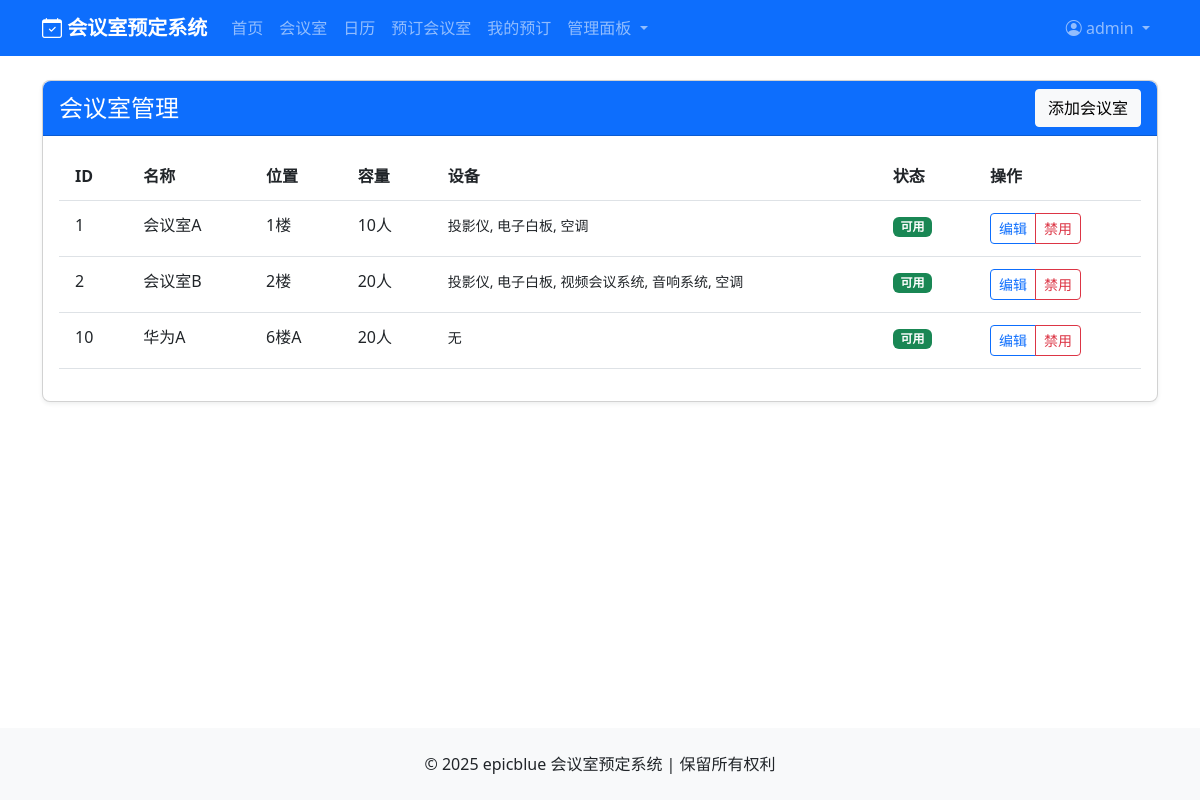
/admin/rooms (signed in), run on the app's committed database.
### main.py (models this page shows, shortened)
class User(UserMixin, db.Model):
    id = db.Column(db.Integer, primary_key=True)
    username = db.Column(db.String(50), unique=True, nullable=False)
    email = db.Column(db.String(100), unique=True, nullable=False)
    password_hash = db.Column(db.String(128))
    department = db.Column(db.String(100))
    phone = db.Column(db.String(20))
    role_id = db.Column(db.Integer, db.ForeignKey('role.id'), nullable=False)
    reservations = db.relationship('Reservation', backref='user', lazy=True)
    uploaded_documents = db.relationship('ReservationDocument', back_populates='uploader', lazy=True, foreign_keys='ReservationDocument.uploaded_by')
    def is_admin(self):
        return self.role.name == 'admin'

class Room(db.Model):
    id = db.Column(db.Integer, primary_key=True)
    name = db.Column(db.String(50), nullable=False)
    location = db.Column(db.String(100), nullable=False)
    capacity = db.Column(db.Integer, nullable=False)
    description = db.Column(db.Text)
    is_active = db.Column(db.Boolean, default=True)
    reservations = db.relationship('Reservation', backref='room', lazy=True)
    equipments = db.relationship('RoomEquipment', backref='room', lazy=True)
    def get_equipment_list(self):
        return [re.equipment for re in self.equipments]

### main.py (the view)
@app.route('/admin/rooms')
@login_required
@admin_required
def admin_rooms():
    rooms = Room.query.all()
    return render_template('admin/rooms.html', rooms=rooms)

### main.py (called while the page is built)
@login_manager.user_loader
def load_user(user_id):
    return User.query.get(int(user_id))

def admin_required(f):
    @wraps(f)
    def decorated_function(*args, **kwargs):
        if not current_user.is_authenticated or not current_user.is_admin():
            flash('需要管理员权限', 'danger')
            return redirect(url_for('home'))
        return f(*args, **kwargs)
    return decorated_function

### templates/admin/rooms.html (shortened to what this page needs)
{% extends 'base.html' %}
{% block content %}
<div class="card shadow-sm">
    <div class="card-header bg-primary text-white d-flex justify-content-between align-items-center">
        <h4 class="mb-0">会议室管理</h4>
        <a href="{{ url_for('new_room') }}" class="btn btn-light">添加会议室</a>
    </div>
    <div class="card-body">
        <div class="table-responsive">
            <table class="table table-hover">
                <thead>
                    <tr>
                        <th>ID</th>
                        <th>名称</th>
                        <th>位置</th>
                        <th>容量</th>
                        <th>设备</th>
                        <th>状态</th>
                        <th>操作</th>
                    </tr>
                </thead>
                <tbody>
                    {% for room in rooms %}
                    <tr>
                        <td>{{ room.id }}</td>
                        <td>{{ room.name }}</td>
                        <td>{{ room.location }}</td>
                        <td>{{ room.capacity }}人</td>
                        <td>
                            <small>
                                {% set equipment_names = room.get_equipment_list()|map(attribute='name')|join(', ') %}
                                {{ equipment_names or '无' }}
                            </small>
                        </td>
                        <td>
                            {% if room.is_active %}
                            <span class="badge bg-success">可用</span>
                            {% else %}
                            <span class="badge bg-danger">禁用</span>
                            {% endif %}
                        </td>
                        <td>
                            <div class="btn-group btn-group-sm">
                                <a href="{{ url_for('edit_room', id=room.id) }}" class="btn btn-outline-primary">编辑</a>
                                <button type="button" class="btn btn-outline-{{ 'danger' if room.is_active else 'success' }}" data-bs-toggle="modal" data-bs-target="#toggleModal{{ room.id }}">
                                    {{ '禁用' if room.is_active else '启用' }}
                                </button>
                            </div>
                        </td>
                    </tr>
                    {% endfor %}
                </tbody>
            </table>
        </div>
    </div>
</div>
{% endblock %}

### templates/base.html (shortened to what this page needs)
<!DOCTYPE html>
<html lang="zh-CN">
<head>
    <link href="{{ url_for('static', filename='css/bootstrap.min.css') }}" rel="stylesheet">
    <link rel="stylesheet" href="{{ url_for('static', filename='css/bootstrap-icons.css') }}">
    <link href="{{ url_for('static', filename='css/fullcalendar.min.css') }}" rel="stylesheet">
    <link rel="stylesheet" href="{{ url_for('static', filename='css/style.css') }}">
</head>
<body>
    <nav class="navbar navbar-expand-lg navbar-dark bg-primary">
        <div class="container">
            <a class="navbar-brand" href="{{ url_for('home') }}">
                <i class="bi bi-calendar-check"></i> 会议室预定系统
            </a>
            <div class="collapse navbar-collapse" id="navbarNav">
                <ul class="navbar-nav me-auto">
                    <li class="nav-item">
                        <a class="nav-link" href="{{ url_for('home') }}">首页</a>
                    </li>
                    <li class="nav-item">
                        <a class="nav-link" href="{{ url_for('room_list') }}">会议室</a>
                    </li>
                    <li class="nav-item">
                        <a class="nav-link" href="{{ url_for('calendar_view') }}">日历</a>
                    </li>
                    {% if current_user.is_authenticated %}
                    <li class="nav-item">
                        <a class="nav-link" href="{{ url_for('reserve') }}">预订会议室</a>
                    </li>
                    <li class="nav-item">
                        <a class="nav-link" href="{{ url_for('my_reservations') }}">我的预订</a>
                    </li>
                    {% if current_user.is_admin() %}
                    <li class="nav-item dropdown">
                        <a class="nav-link dropdown-toggle" href="#" role="button" data-bs-toggle="dropdown">
                            管理面板
                        </a>
                    </li>
                    {% endif %}
                    {% endif %}
                </ul>
                <ul class="navbar-nav">
                    {% if current_user.is_authenticated %}
                    <li class="nav-item dropdown">
                        <a class="nav-link dropdown-toggle" href="#" role="button" data-bs-toggle="dropdown">
                            <i class="bi bi-person-circle"></i> {{ current_user.username }}
                        </a>
                    </li>
                    {% endif %}
                </ul>
            </div>
        </div>
    </nav>
    <div class="container mt-4 mb-5">
        {% block content %}{% endblock %}
    </div>
    <footer class="bg-light py-4 mt-auto">
        <div class="container text-center">
            <p class="mb-0">© 2025 epicblue 会议室预定系统 | 保留所有权利</p>
        </div>
    </footer>
</body>
</html>

### static/css/style.css (style rules this page uses)
body { display: flex; flex-direction: column; min-height: 100vh; }
.container { flex: 1; }
.navbar-brand { font-weight: bold; }
.card { border-radius: 0.5rem; box-shadow: 0 0.125rem 0.25rem rgba(0, 0, 0, 0.075); margin-bottom: 1.5rem; }
.card-header { border-top-left-radius: 0.5rem !important; border-top-right-radius: 0.5rem !important; }
.table > :not(caption) > * > * { padding: 0.75rem 1rem; }
.btn { border-radius: 0.25rem; }

### data on the page
User: username "admin"
Room: id "1", name "会议室A", location "1楼", capacity "10", equipment_names "投影仪, 电子白板, 空调", shows "可用", is_active "禁用"
Room: id "2", name "会议室B", location "2楼", capacity "20", equipment_names "投影仪, 电子白板, 视频会议系统, 音响系统, 空调", shows "可用", is_active "禁用"
Room: id "10", name "华为A", location "6楼A", capacity "20", equipment_names "无", shows "可用", is_active "禁用"
